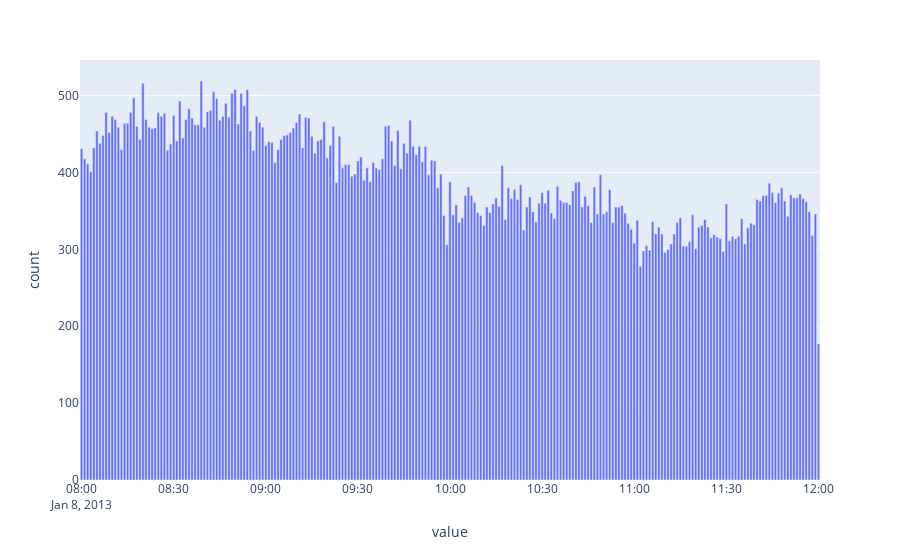

Write notebook code for a chart like this one.
### Code cell
datetime_metrics.plot_linear_datetimes('minute')

### Figure 1 — Plotly figure (JSON) as saved in the notebook; plotly's stock layout.template omitted (floating-point values rounded to 4 significant figures; data arrays with more than 128 entries replaced by an {"elided": "..."} marker saying what was removed)
{"data": [{"alignmentgroup": "True", "hovertemplate": "value=%{x}<br>count=%{y}<extra></extra>", "legendgroup": "", "marker": {"color": "#636efa"}, "name": "", "offsetgroup": "", "orientation": "v", "showlegend": false, "textposition": "auto", "type": "bar", "x": {"elided": "241 str values"}, "xaxis": "x", "y": {"elided": "241 int values"}, "yaxis": "y"}], "layout": {"barmode": "relative", "legend": {"tracegroupgap": 0}, "margin": {"t": 60}, "xaxis": {"anchor": "y", "domain": [0, 1], "title": {"text": "value"}}, "yaxis": {"anchor": "x", "domain": [0, 1], "title": {"text": "count"}}}}
